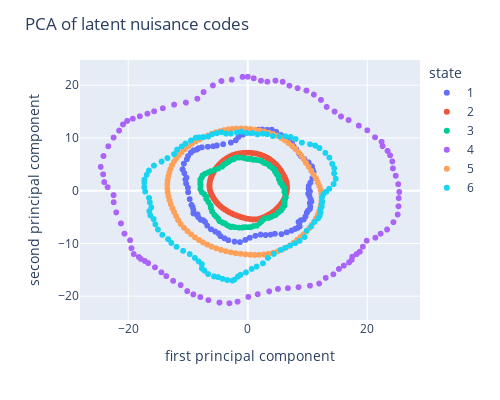

The notebook cell this image was saved under:
### Code cell
for (p,q,r,lam) in my_list:
    path = './add,p=%d,q=%d,r=%.1f,l=%.2f'%(p,q,r,lam)    
    #import symae_model 
    model = SymAE(N,nt,d,p,q,r)
    #model = symae_model.SymAE(N,nt,d,p,q,5,64,0.0)
    clear_output()
    #lam=10
    try: 
        model.load_weights(path+'/checkpoint')
        print("old")    
    except:
        print("new")
    #lam=10
    optimizer = tf.keras.optimizers.Adam(0.001)
    mse = tf.keras.losses.MeanSquaredError()

    def reconstruction_loss(model, x, training=False):
        x_hat = model(x, training=True)
        return mse(x, x_hat)
    def norm(x, ord=2, axis=-1):
        if ord==1:
            return tf.math.abs(x,axis=axis)
        elif ord==2:
            return tf.sqrt(tf.reduce_sum(tf.square(x), axis=axis) + 1.0e-12)
    @tf.function
    def set_distance(s1,s2):
        ''' |s1|=N*|s2| '''
        '''WARNING: this layer rely on broadcasting'''
        s1_ = tf.expand_dims(s1, 0)
        s1__ = tf.expand_dims(s1, 1)
        s2_ = tf.expand_dims(s2, 0)
        s2__ = tf.expand_dims(s2, 1)
        s12 = tf.reduce_mean(norm(s1_-s2__, axis=-1))
        s11 = tf.reduce_mean(norm(s1_-s1__, axis=-1))
        s22 = tf.reduce_mean(norm(s2_-s2__, axis=-1))
        s = s12-s11/2-s22/2
        return s
    def mutual_info_penalty(model, x, training=False):
        z = model.encoder(x, training=False)
        coherent_code = z[:,0:p]
        nuisance_code = z[:,p:p+nt*q]
        all_points = tf.reshape(nuisance_code,[-1,q])
        std = tf.math.reduce_std(all_points, 0)
        std = tf.ones_like(std)
        s = 0.0
        for i in trange(z.shape[0]):
            s += set_distance(all_points, all_points[i*nt:(i+1)*nt,:])
        return s
    @tf.function
    def train_step(model, x, training=True):
        with tf.GradientTape() as tape:
            loss_rec = reconstruction_loss(model, x, training)
            loss_cor = mutual_info_penalty(model, x, training)*lam
            loss = loss_rec + loss_cor
        gradients = tape.gradient(loss, model.trainable_variables)
        optimizer.apply_gradients(zip(gradients, model.trainable_variables))
        return loss_rec, loss_cor

    try:
        os.mkdir(path)
    except:
        print('exists')

    try:
        epoch = int(re.findall(r"\d+",glob.glob(path+'/*.epoch')[0])[-1])
        print(epoch)
    except:
        epoch = 0
        os.mkdir(path+'/0.epoch')
    MRA_test = MRA_generate(d,nt,100,sigma,ne,g,replace=0,continuous=False)
    MRA_test.generate_default()
    clear_output()
    N_states = np.repeat(MRA_test.states,nt)
    N_shifts = MRA_test.shifts.reshape(-1,1)
    df_states = pd.DataFrame(1+N_states,columns=['state']).astype('object')
    df_shifts = pd.DataFrame(N_shifts,columns=['shift'])
    for i in range(1000):
        epoch += 1
        os.mkdir(path+'/%d.epoch'%epoch)
        os.rmdir(path+'/%d.epoch'%(epoch-1))    
        loss_rec, loss_cor = train_step(model, X)
        print("For epoch {:d}, reconstruction loss is {:f}, correlation loss is {:f}."
              .format(epoch, loss_rec, loss_cor))
        clear_output(wait=True)
        if epoch%100==0:
            N_code = model.nui_encoder.predict(MRA_test.X,verbose=0)
            N_reshaped = N_code.reshape(-1,q)
            pca_N = PCA(2).fit_transform(N_reshaped)
            df = pd.DataFrame(pca_N, columns = ['first principal component','second principal component'])
            df = pd.concat([df,df_states,df_shifts],axis=1)
            df = df.sort_values(by=['state'])
            fig = px.scatter(df, x='first principal component', y='second principal component', 
                             color='state', text='shift')
            fig.update_layout(width=500, height=400, title="PCA of latent nuisance codes")
            fig.show()
            fig.write_image(path+'/latent.pdf')

    model.save_weights(path+'/checkpoint')
    print("weights saved")

    fig = movie_redatum(g,model)
    fig.savefig(path+"/redatum.pdf", format='pdf', dpi=200)

    N_code = model.nui_encoder.predict(MRA_test.X,verbose=0)
    N_reshaped = N_code.reshape(-1,q)
    pca_N = PCA(2).fit_transform(N_reshaped)
    df = pd.DataFrame(pca_N, columns = ['first principal component','second principal component'])
    df = pd.concat([df,df_states,df_shifts],axis=1)
    df = df.sort_values(by=['state'])
    fig = px.scatter(df, x='first principal component', y='second principal component', 
                     color='state', text='shift')
    fig.update_layout(width=500, height=400, title="PCA of latent nuisance codes")
    fig.show()
    fig.write_image(path+'/latent.pdf')

### Figure 1 — Plotly figure (JSON) as saved in the notebook; plotly's stock layout.template omitted (floating-point values rounded to 4 significant figures; data arrays with more than 128 entries replaced by an {"elided": "..."} marker saying what was removed)
{"data": [{"hovertemplate": "state=1<br>first principal component=%{x}<br>second principal component=%{y}<br>shift=%{text}<extra></extra>", "legendgroup": "1", "marker": {"color": "#636efa", "symbol": "circle"}, "mode": "markers+text", "name": "1", "showlegend": true, "text": {"elided": "850 int values"}, "type": "scattergl", "x": {"elided": "850 float values"}, "xaxis": "x", "y": {"elided": "850 float values"}, "yaxis": "y"}, {"hovertemplate": "state=2<br>first principal component=%{x}<br>second principal component=%{y}<br>shift=%{text}<extra></extra>", "legendgroup": "2", "marker": {"color": "#EF553B", "symbol": "circle"}, "mode": "markers+text", "name": "2", "showlegend": true, "text": {"elided": "850 int values"}, "type": "scattergl", "x": {"elided": "850 float values"}, "xaxis": "x", "y": {"elided": "850 float values"}, "yaxis": "y"}, {"hovertemplate": "state=3<br>first principal component=%{x}<br>second principal component=%{y}<br>shift=%{text}<extra></extra>", "legendgroup": "3", "marker": {"color": "#00cc96", "symbol": "circle"}, "mode": "markers+text", "name": "3", "showlegend": true, "text": {"elided": "800 int values"}, "type": "scattergl", "x": {"elided": "800 float values"}, "xaxis": "x", "y": {"elided": "800 float values"}, "yaxis": "y"}, {"hovertemplate": "state=4<br>first principal component=%{x}<br>second principal component=%{y}<br>shift=%{text}<extra></extra>", "legendgroup": "4", "marker": {"color": "#ab63fa", "symbol": "circle"}, "mode": "markers+text", "name": "4", "showlegend": true, "text": {"elided": "800 int values"}, "type": "scattergl", "x": {"elided": "800 float values"}, "xaxis": "x", "y": {"elided": "800 float values"}, "yaxis": "y"}, {"hovertemplate": "state=5<br>first principal component=%{x}<br>second principal component=%{y}<br>shift=%{text}<extra></extra>", "legendgroup": "5", "marker": {"color": "#FFA15A", "symbol": "circle"}, "mode": "markers+text", "name": "5", "showlegend": true, "text": {"elided": "900 int values"}, "type": "scattergl", "x": {"elided": "900 float values"}, "xaxis": "x", "y": {"elided": "900 float values"}, "yaxis": "y"}, {"hovertemplate": "state=6<br>first principal component=%{x}<br>second principal component=%{y}<br>shift=%{text}<extra></extra>", "legendgroup": "6", "marker": {"color": "#19d3f3", "symbol": "circle"}, "mode": "markers+text", "name": "6", "showlegend": true, "text": {"elided": "800 int values"}, "type": "scattergl", "x": {"elided": "800 float values"}, "xaxis": "x", "y": {"elided": "800 float values"}, "yaxis": "y"}], "layout": {"height": 400, "legend": {"title": {"text": "state"}, "tracegroupgap": 0}, "margin": {"t": 60}, "title": {"text": "PCA of latent nuisance codes"}, "width": 500, "xaxis": {"anchor": "y", "autorange": true, "domain": [0, 1], "range": [-28.07, 28.82], "title": {"text": "first principal component"}, "type": "linear"}, "yaxis": {"anchor": "x", "autorange": true, "domain": [0, 1], "range": [-24.52, 24.77], "title": {"text": "second principal component"}, "type": "linear"}}}
